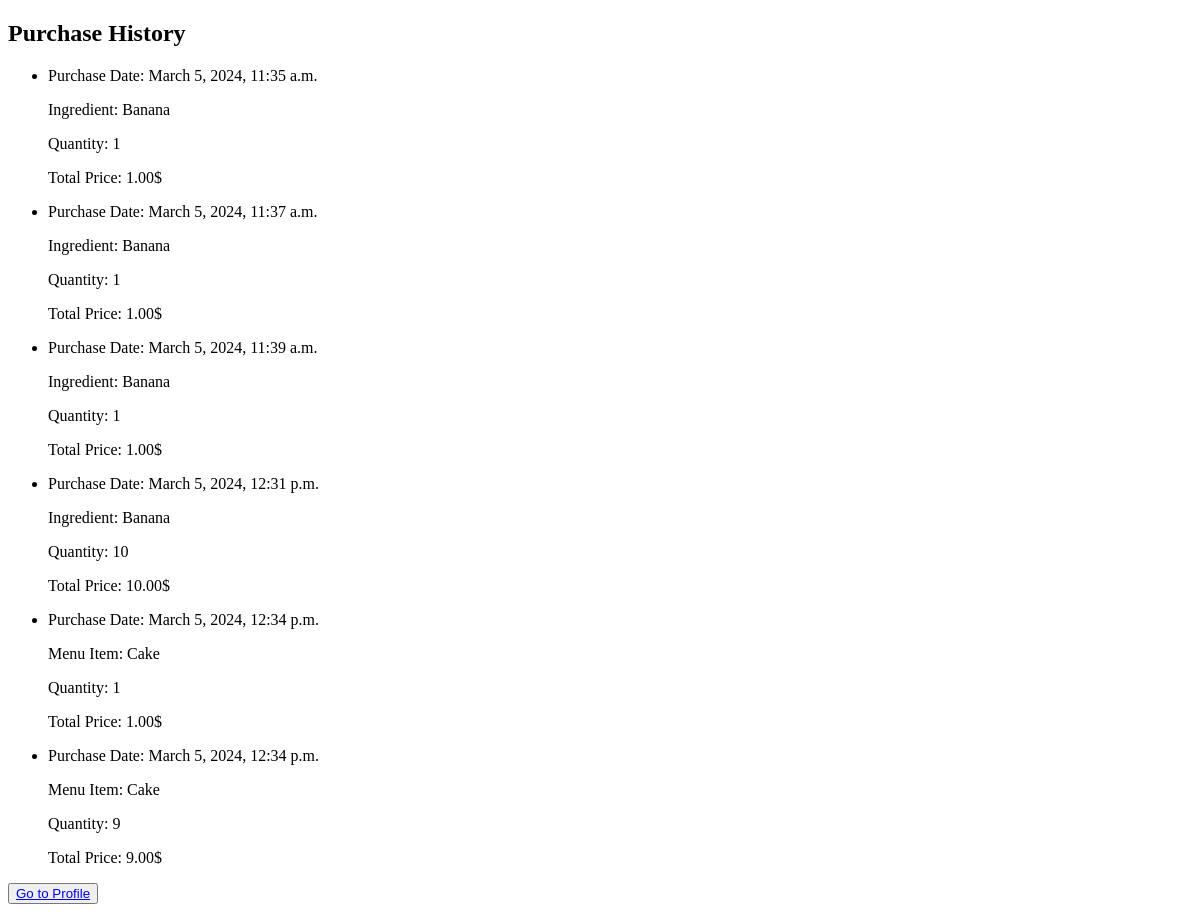
The page /purchase_history/ (signed in) on the database as committed earlier.
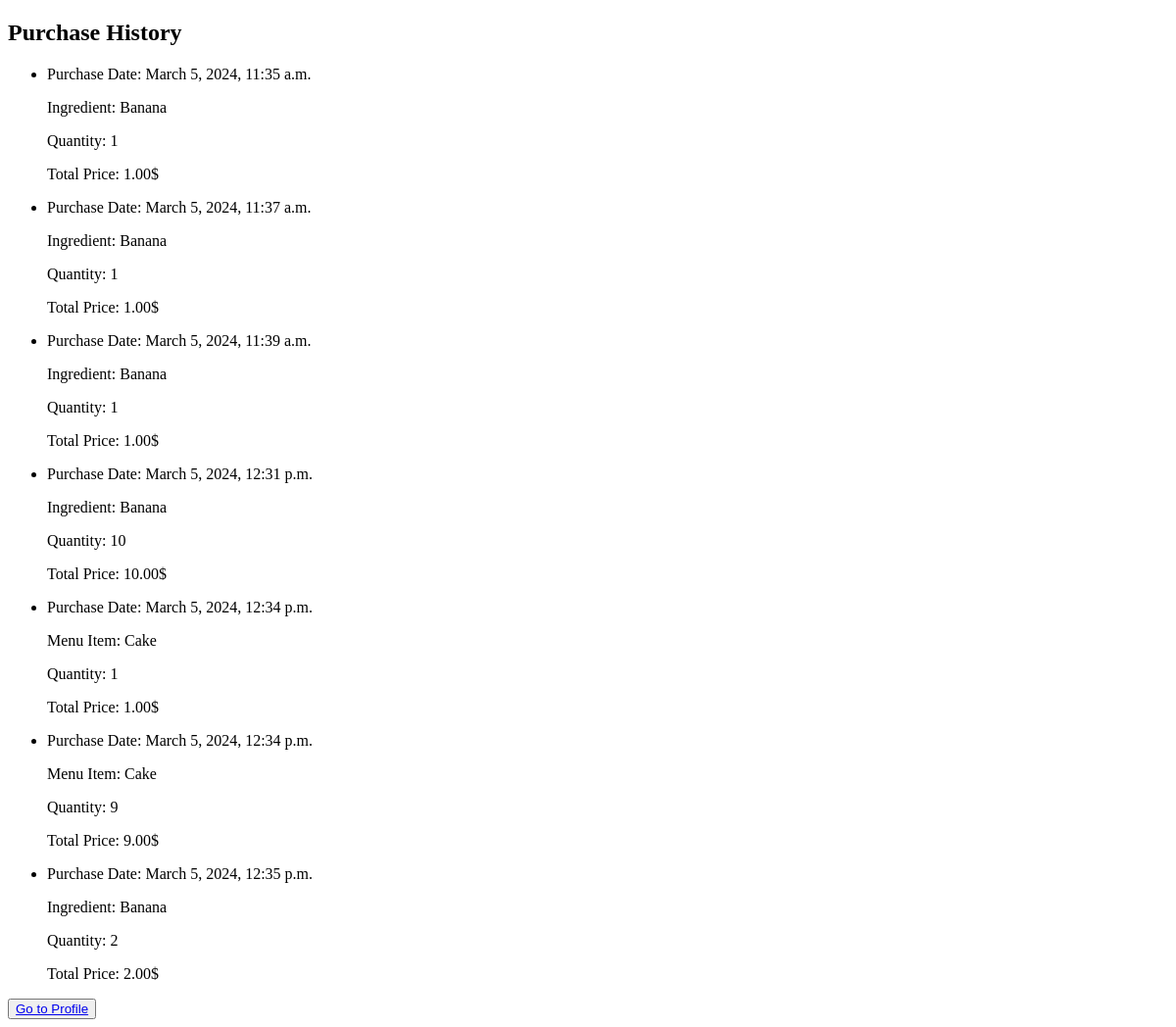
The same page on the database as committed later.
### main/models.py (models this page shows, shortened)
class PurchaseHistory(models.Model):
    user = models.ForeignKey(User, on_delete=models.CASCADE)
    ingredient = models.ForeignKey(Ingredient, on_delete=models.CASCADE, null=True, blank=True)
    menu_item = models.ForeignKey(MenuItem, on_delete=models.CASCADE, null=True, blank=True)  # Новое поле для элементов меню
    quantity = models.IntegerField()
    total_price = models.DecimalField(max_digits=10, decimal_places=2)
    purchase_date = models.DateTimeField(default=datetime.now)

class Ingredient(models.Model):
    name = models.CharField(max_length=100)
    price = models.DecimalField(max_digits=10, decimal_places=2, default=0.00)  # Добавляем поле price
    available_quantity = models.IntegerField(default=0)
    quantity = models.IntegerField(default=0)
    unit_price = models.DecimalField(max_digits=10, decimal_places=2, default=0.00)
    def __str__(self):
        return self.name

class MenuItem(models.Model):
    name = models.CharField(max_length=100)
    price = models.DecimalField(max_digits=10, decimal_places=2)
    quantity = models.IntegerField(default=0)  # Добавляем новое поле quantity
    ingredients = models.ManyToManyField(Ingredient, through='RecipeRequirement')
    def __str__(self):
        return self.name

### main/views.py (the view)
# urls.py: path('purchase_history/', views.purchase_history, name='purchase_history'),
def purchase_history(request):
    purchase_history = PurchaseHistory.objects.filter(user=request.user)
    return render(request, 'main/purchase_history.html', {'purchase_history': purchase_history})

### main/templates/main/purchase_history.html (shortened to what this page needs)
{% extends 'main/base.html' %}
{% block content %}
    <h2>Purchase History</h2>
    <ul>
        {% for purchase in purchase_history %}
            <li>
                <p>Purchase Date: {{ purchase.purchase_date }}</p>
                {% if purchase.menu_item %}
                    <p>Menu Item: {{ purchase.menu_item }}</p>
                {% else %}
                    <p>Ingredient: {{ purchase.ingredient }}</p>
                {% endif %}
                <p>Quantity: {{ purchase.quantity }}</p>
                <p>Total Price: {{ purchase.total_price }}$</p>
            </li>
        {% endfor %}
    </ul>
    <button type="submit"><a href="{% url 'profile' %}">Go to Profile</a></button>
{% endblock %}

Rows that differ between the two databases and show on the page:
added PurchaseHistory: purchase_date "March 5, 2024, 12:35 p.m.", ingredient "Banana", quantity "2", total_price "2.00"
